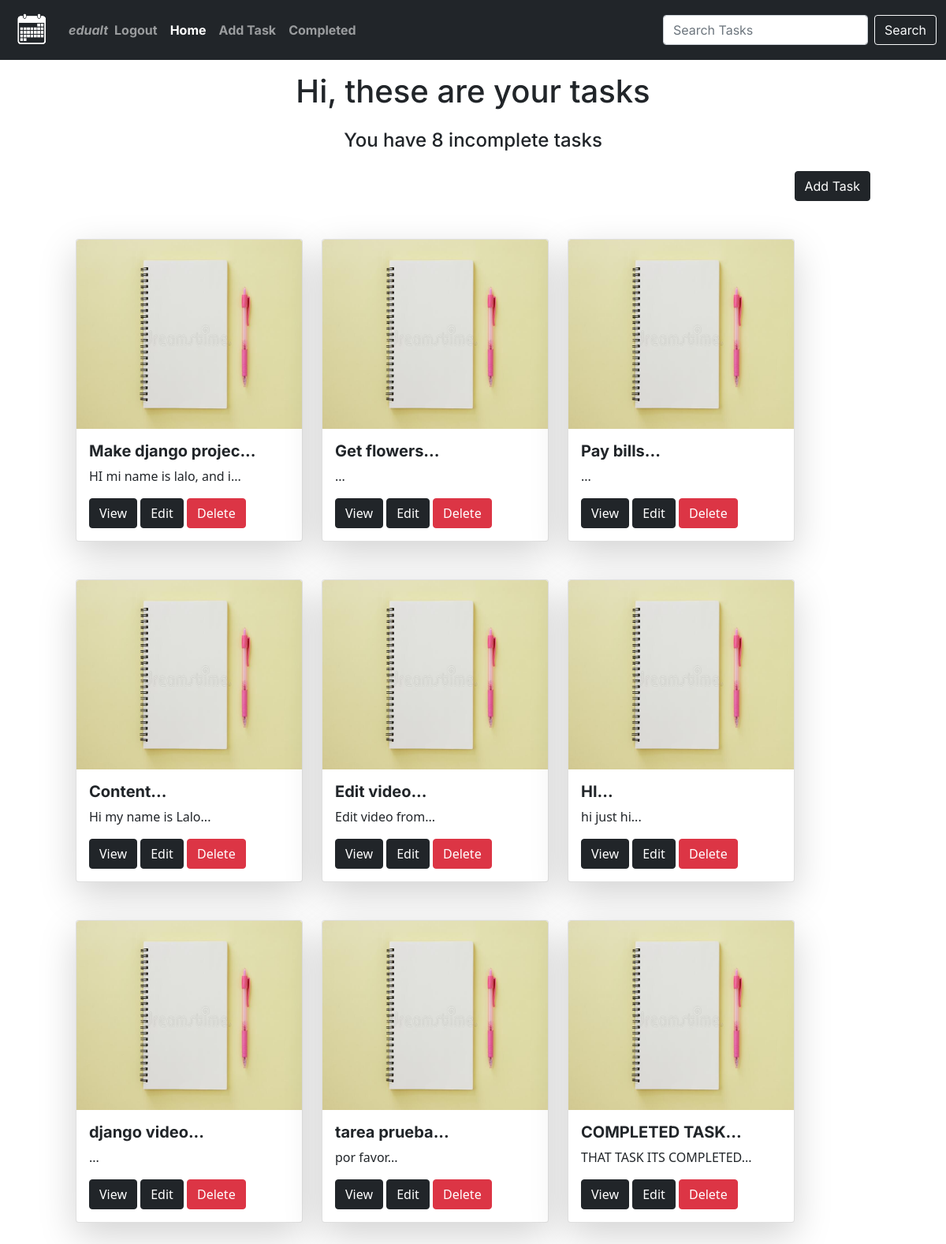
Page / (signed in) on the earlier database version.
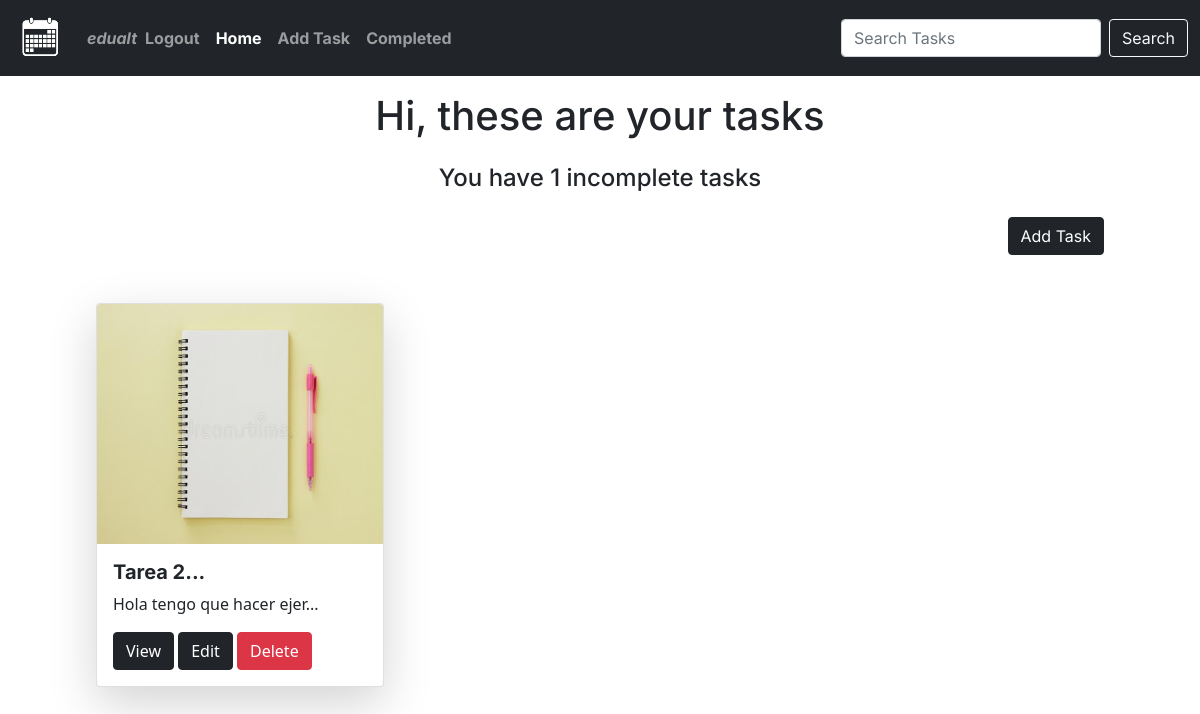
Same page on the later database version.
### base/models.py (models this page shows, shortened)
class Task(models.Model):
    user = models.ForeignKey(User, on_delete=models.CASCADE, null=True, blank=True)
    title = models.CharField(max_length=50)
    description = models.TextField(null=True, blank=True)
    image = models.ImageField(upload_to="myimage", null=True, blank=True)
    complete = models.BooleanField(default=False)
    created = models.DateTimeField(auto_now_add=True)
    class Meta:
        ordering = ['complete']

### base/views.py (the view)
# urls.py: path('', TaskList.as_view(), name='tasks'),#All created tasks
class TaskList(LoginRequiredMixin,ListView):
    model = Task
    context_object_name = 'tasks'
    def get_context_data(self, **kwargs):
        context = super().get_context_data(**kwargs)
        context['tasks'] = context['tasks'].filter(user=self.request.user)
        context['count'] = context['tasks'].filter(complete=False).count()
        search_input = self.request.GET.get('search-area')
        if search_input:
            context['tasks'] = context['tasks'].filter(title__icontains=search_input)
        context['search_input'] = search_input
        return context

### base/templates/base/task_list.html
{%extends 'base/main.html' %}
{% load static %}
{% block content %}
<div id="tareas">
<div style="font-weight:700; font-family: 'Inter', sans-serif;" class="pb-5">
    <p class="text-center h1">Hi, these are your tasks</p>
    <h4 class="text-center pb-3 pt-3">You have {{ count }} incomplete tasks</h4>
        <div>
            <ul class="nav justify-content-end px-5">
                <a class="btn btn-dark" href="{% url 'task-create' %}">Add Task</a>
            </ul>
        </div>
</div>
    <div class="container-md ps-5 pe-5 p">
        <div class="row ">
            {%for task in tasks %}
            <div class="col-sm-auto">
                <div class="card card-border mb-5 shadow-lg" style="width: 18rem;">
                    <a href="{% url 'task' task.id %}" class="card-brand">
                    <img src="{% if task.image %} {{task.image.url}} {%else%} {% static 'images/homework.jpg' %} {%endif%} " class="card-img-top" style="height: 15rem;" alt="...">
                    </a>
                    <div class="card-body">
                            <h5 class="card-title" style="font-weight:700; font-family: 'Inter', sans-serif; width:100%;">{{ task.title|slice:":18" }}...</h5>
                            <p class="card-text" style="">{{ task.description|slice:":25" }}...</p>
                            <a class="btn btn-dark" href="{% url 'task' task.id %}">View</a></td>
                            <td><a class="btn btn-dark" href="{% url 'task-update' task.id %}">Edit</a></td>
                            <td><a class="btn btn-danger" href="{% url 'task-delete' task.id %}">Delete</a></td>
                    </div>
                </div>
            </div>
            {% empty %}
                <h3 style="font-family: 'Inter', sans-serif;">No items in list</h3>
            {% endfor %}
        </div>
    </div>
{% endblock content %}

### base/templates/base/main.html (shortened to what this page needs)
{% load static %}
<!DOCTYPE html>
<html lang="en">
<head>
    <link rel="stylesheet" href="{% static 'main.css' %}">
    <link rel="stylesheet" href='{% static "bootstrap.min.css" %}'>
</head>
<body>
    {% if request.user.is_authenticated %}
    <nav class="navbar navbar-expand-sm navbar-dark bg-dark">
        <div class="container-fluid">
            <a class="navbar-brand" href="{% url 'tasks' %}">
                <img src="{% static 'images/logo.png' %}" alt="">
            </a>
            <div class="collapse navbar-collapse" id="navbarSupportedContent" style="font-weight:700; font-family: 'Inter', sans-serif; width:100%;">
                <ul class="navbar-nav me-auto mb-2 mb-lg-0">
                    {% if request.user.is_authenticated %}
                        <span class="navbar-text"> <i> {{request.user}} </i></span>
                        <li class="nav-item"><a class="nav-link" href="{% url 'logout' %}">Logout</a></li>
                    {% else %}
                        <a href="{% url 'login' %}">Login</a>
                    {% endif %}
                    <li class="nav-item"><a class="nav-link {% if request.path == '/' %}active{% endif %}" href="{% url 'tasks' %}">Home</a></li>
                    <li class="nav-item"><a class="nav-link {% if request.path == '/task-create/' %}active{% endif %}" href="{% url 'task-create' %}">Add Task</a></li>
                    <li class="nav-item"><a class="nav-link {% if request.path == '/completed/' %}active{% endif %}" href="{% url 'completed-tasks' %}">Completed</a></li>
                    {% if '/task/' or '/task-update/' in request.path %}
                        <li class="nav-item"><a class="nav-link active" href="">{{task.title}}</a></li>
                    {% endif %}
                </ul>
                <form class="d-flex" method="GET" >
                    <input class="form-control me-2" type="text" name="search-area" placeholder="Search Tasks" value="{{ search_input|default_if_none:'' }}">
                    <button type="submit" class="btn btn-outline-light" value="Search">Search</button>
                </form>
            </div>
        </div>
    </nav>
    {% endif %}
    <div class="container-fluid py-3 px-5">
        {% block content %}
        {% endblock content %}
    </div>
</body>
</html>

### static/main.css (style rules this page uses)
.card-border { overflow: hidden; transition: all ease-out 0.2s; }

Differences in the rows shown:
removed Task: title "Make django projec", description "HI mi name is lalo, and i"
removed Task: title "Get flowers"
removed Task: title "Pay bills"
removed Task: title "Content", description "Hi my name is Lalo"
removed Task: title "Edit video", description "Edit video from"
removed Task: title "HI", description "hi just hi"
removed Task: title "django video"
removed Task: title "tarea prueba", description "por favor"
removed Task: title "COMPLETED TASK", description "THAT TASK ITS COMPLETED"
added Task: title "Tarea 2", description "Hola tengo que hacer ejer"
Other differences:
{{ count }}: "8" → "1"
